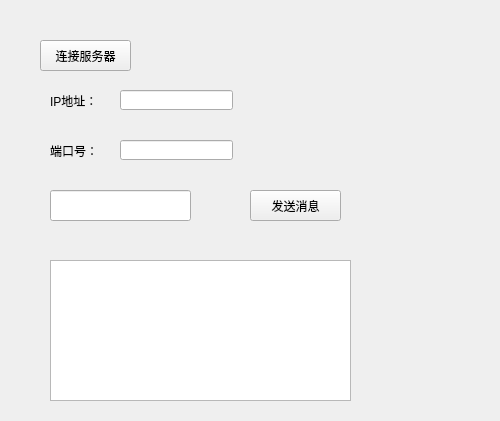
<?xml version="1.0" encoding="UTF-8"?>
<ui version="4.0">
 <class>Widget</class>
 <widget class="QWidget" name="Widget">
  <property name="geometry">
   <rect>
    <x>0</x>
    <y>0</y>
    <width>500</width>
    <height>421</height>
   </rect>
  </property>
  <property name="windowTitle">
   <string>Widget</string>
  </property>
  <widget class="QPushButton" name="SocketBtn">
   <property name="geometry">
    <rect>
     <x>40</x>
     <y>40</y>
     <width>91</width>
     <height>31</height>
    </rect>
   </property>
   <property name="text">
    <string>连接服务器</string>
   </property>
  </widget>
  <widget class="QLabel" name="label">
   <property name="geometry">
    <rect>
     <x>50</x>
     <y>90</y>
     <width>61</width>
     <height>21</height>
    </rect>
   </property>
   <property name="text">
    <string>IP地址：</string>
   </property>
  </widget>
  <widget class="QLabel" name="label_2">
   <property name="geometry">
    <rect>
     <x>50</x>
     <y>140</y>
     <width>61</width>
     <height>21</height>
    </rect>
   </property>
   <property name="text">
    <string>端口号：</string>
   </property>
  </widget>
  <widget class="QLineEdit" name="IPEdit">
   <property name="geometry">
    <rect>
     <x>120</x>
     <y>90</y>
     <width>113</width>
     <height>20</height>
    </rect>
   </property>
  </widget>
  <widget class="QLineEdit" name="PortEdit">
   <property name="geometry">
    <rect>
     <x>120</x>
     <y>140</y>
     <width>113</width>
     <height>20</height>
    </rect>
   </property>
  </widget>
  <widget class="QPushButton" name="SendBtn">
   <property name="geometry">
    <rect>
     <x>250</x>
     <y>190</y>
     <width>91</width>
     <height>31</height>
    </rect>
   </property>
   <property name="text">
    <string>发送消息</string>
   </property>
  </widget>
  <widget class="QLineEdit" name="SendEdit">
   <property name="geometry">
    <rect>
     <x>50</x>
     <y>190</y>
     <width>141</width>
     <height>31</height>
    </rect>
   </property>
  </widget>
  <widget class="QTextEdit" name="GetText">
   <property name="geometry">
    <rect>
     <x>50</x>
     <y>260</y>
     <width>301</width>
     <height>141</height>
    </rect>
   </property>
  </widget>
 </widget>
 <resources/>
 <connections/>
</ui>
